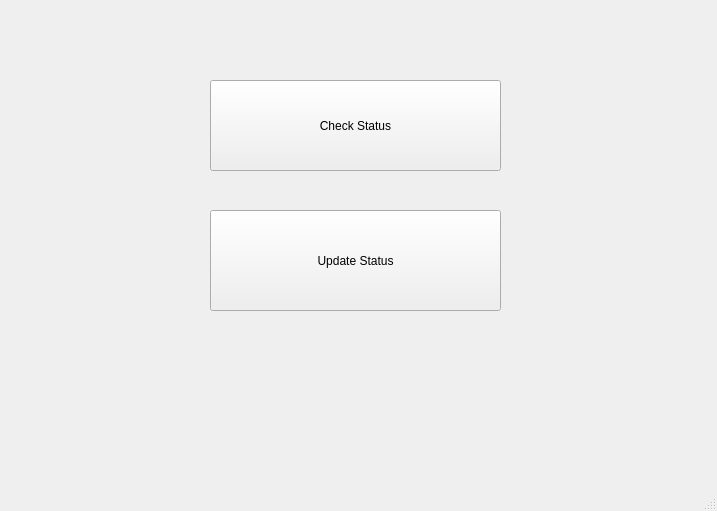
<?xml version="1.0" encoding="UTF-8"?>
<ui version="4.0">
 <class>MainWindow</class>
 <widget class="QMainWindow" name="MainWindow">
  <property name="geometry">
   <rect>
    <x>0</x>
    <y>0</y>
    <width>717</width>
    <height>511</height>
   </rect>
  </property>
  <property name="windowTitle">
   <string>MainWindow</string>
  </property>
  <widget class="QWidget" name="centralwidget">
   <widget class="QPushButton" name="pushButton">
    <property name="geometry">
     <rect>
      <x>0</x>
      <y>540</y>
      <width>151</width>
      <height>51</height>
     </rect>
    </property>
    <property name="text">
     <string>PushButton</string>
    </property>
   </widget>
   <widget class="QPushButton" name="pushButton_2">
    <property name="geometry">
     <rect>
      <x>210</x>
      <y>80</y>
      <width>291</width>
      <height>91</height>
     </rect>
    </property>
    <property name="text">
     <string>Check Status</string>
    </property>
   </widget>
   <widget class="QPushButton" name="pushButton_3">
    <property name="geometry">
     <rect>
      <x>210</x>
      <y>210</y>
      <width>291</width>
      <height>101</height>
     </rect>
    </property>
    <property name="text">
     <string>Update Status</string>
    </property>
   </widget>
  </widget>
  <widget class="QMenuBar" name="menubar">
   <property name="geometry">
    <rect>
     <x>0</x>
     <y>0</y>
     <width>717</width>
     <height>25</height>
    </rect>
   </property>
  </widget>
  <widget class="QStatusBar" name="statusbar"/>
 </widget>
 <resources/>
 <connections/>
</ui>
